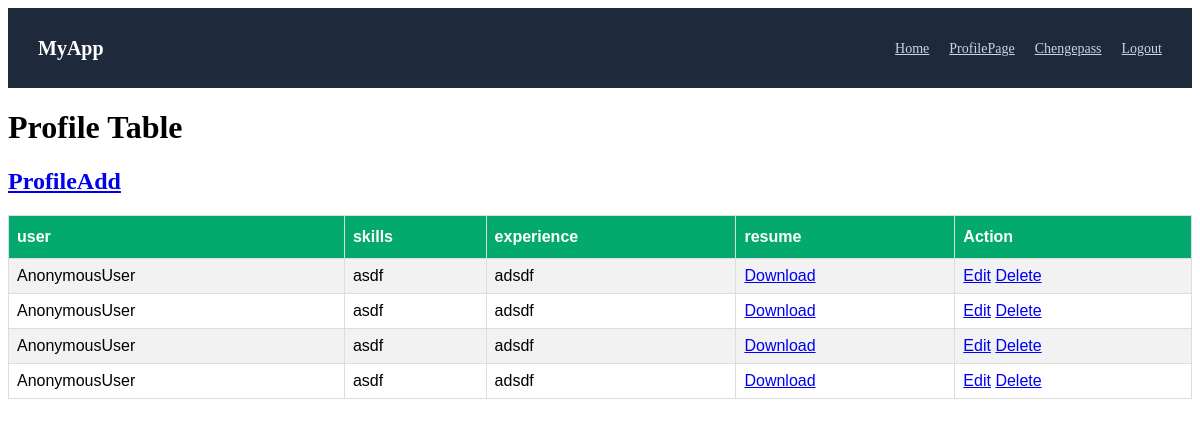
Page /Profilelist/ on the earlier database version.
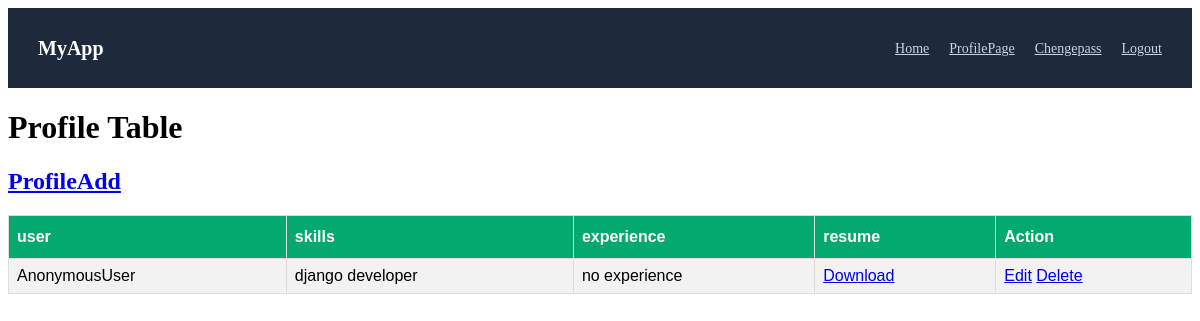
Same page on the later database version.
### myapp/models.py (models this page shows, shortened)
class ProfileModel(models.Model):
    user=models.OneToOneField(UserModel,on_delete=models.CASCADE,null=True)
    skills=models.CharField(max_length=100,null=True)
    experience=models.CharField(max_length=200,null=True)
    resume=models.FileField(upload_to='file/',null=True)

### myapp/views.py (the view)
# urls.py: path('Profilelist/',Profilelist,name='Profilelist'),
def Profilelist(r):
    P_data=ProfileModel.objects.all()
    context={
        'P_data':P_data
    }
    return render (r,'Profilelist.html',context)

### myapp/templates/Profilelist.html (shortened to what this page needs)
{% extends 'home.html' %}
{% block body %}
    <!DOCTYPE html>
<html>
<head>
</head>
<body>
<h1>Profile Table</h1>
<h2><a href="{% url 'ProfileAdd' %}">ProfileAdd</a></h2>
<table>
  <tr>
    <th>user</th>
    <th>skills</th>
    <th>experience</th>
    <th>resume</th>
    <th>Action</th>
  </tr>
  {% for i in P_data %}
    <tr>
        <td>{{request.user}}</td>
        <td>{{i.skills}}</td>
        <td>{{i.experience}}</td>
        <td>
            {% if i.resume %}
                <a href="{{i.resume.url}}">Download</a>
            {% endif %}
        </td>
        <td>
            <a href="{% url 'Profiledit' i.id %}">Edit</a>
            <a href="{% url 'ProfileDelete' i.id %}">Delete</a>
        </td>
    </tr>
  {% endfor %}
</table>
</body>
</html>
{% endblock body %}

Differences in the rows shown:
removed ProfileModel: user "AnonymousUser", skills "asdf", experience "adsdf"
removed ProfileModel: user "AnonymousUser", skills "asdf", experience "adsdf"
removed ProfileModel: user "AnonymousUser", skills "asdf", experience "adsdf"
removed ProfileModel: user "AnonymousUser", skills "asdf", experience "adsdf"
added ProfileModel: user "AnonymousUser", skills "django developer", experience "no experience"
